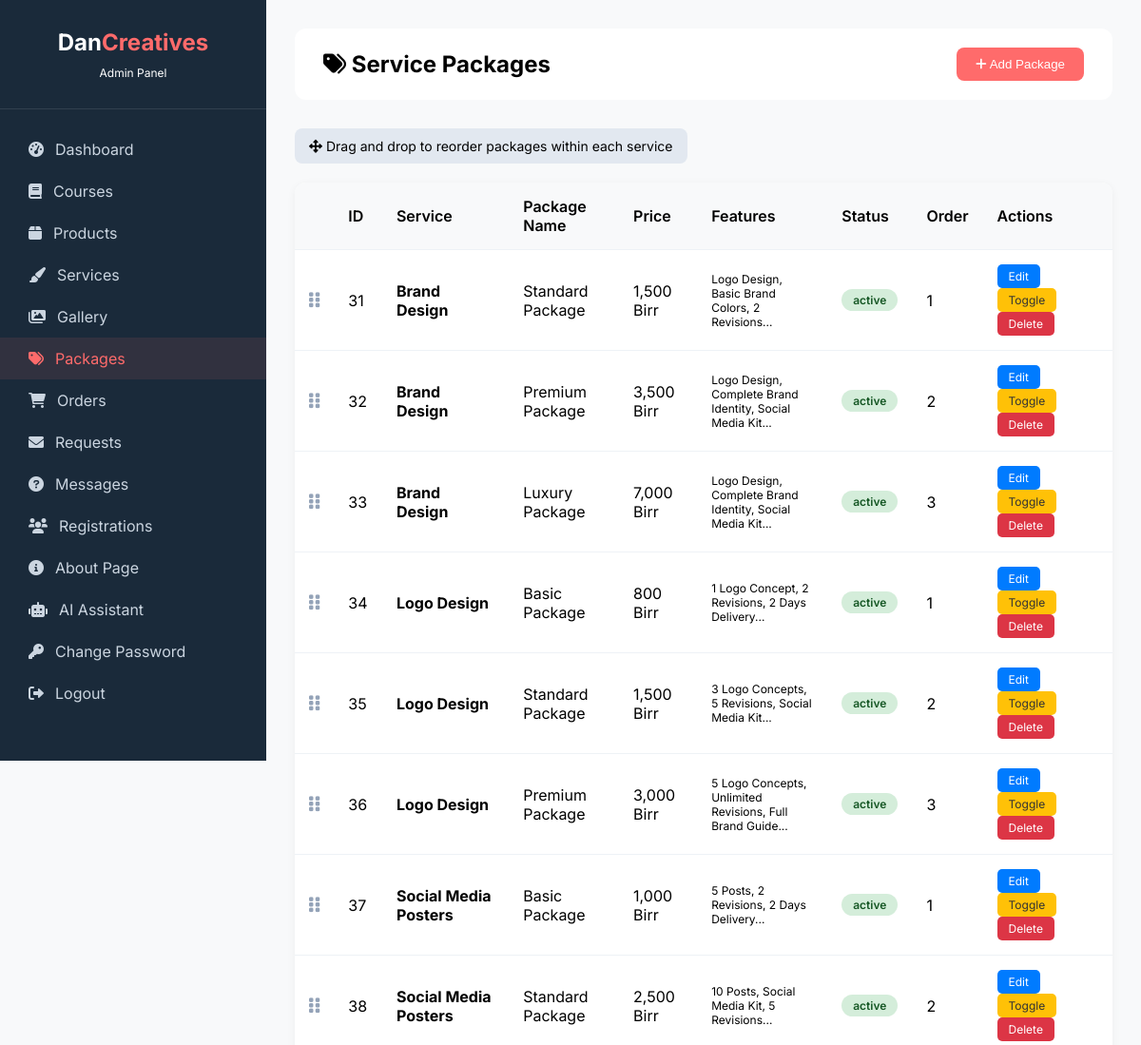
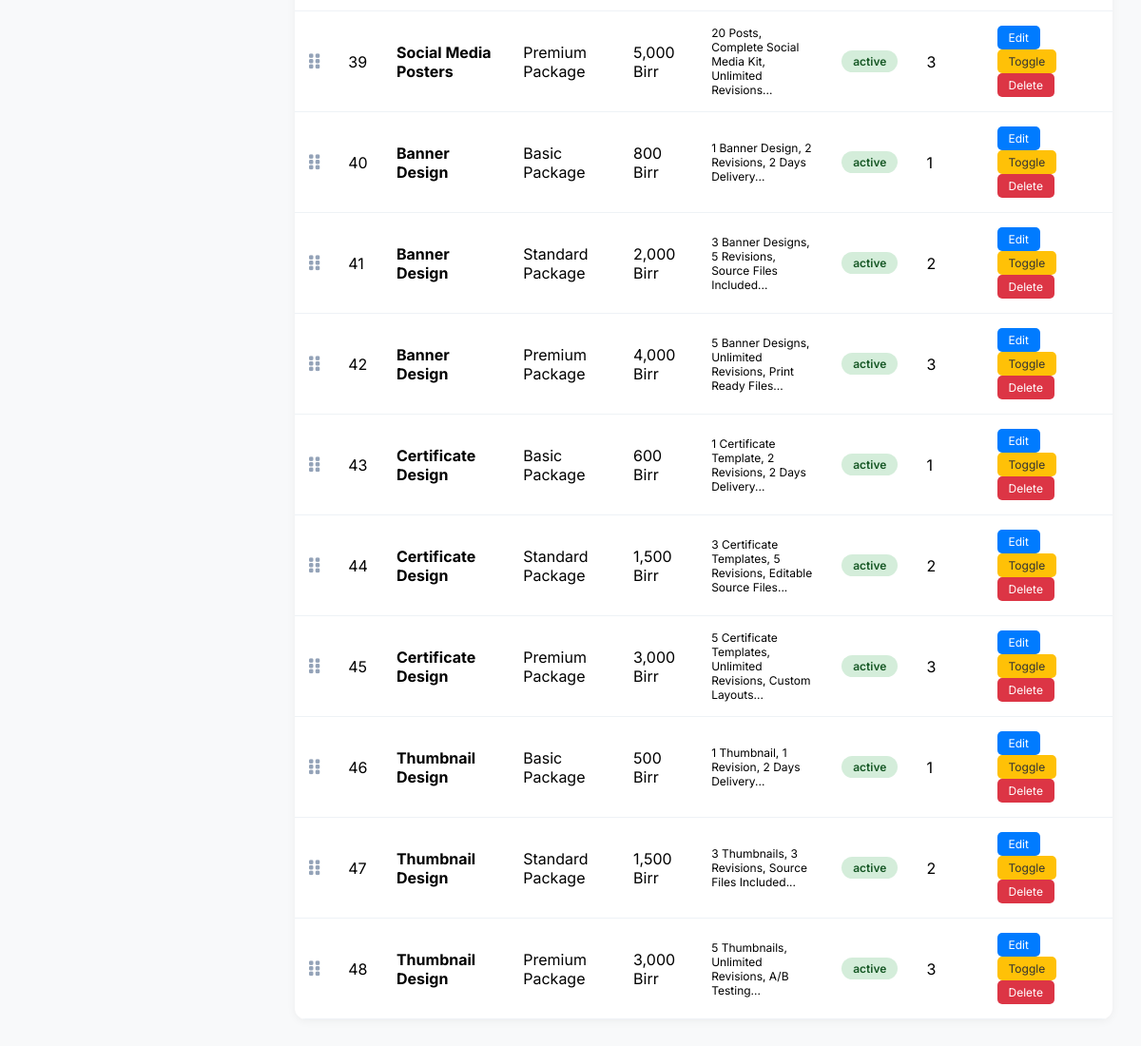
Page /admin/manage-packages.php (signed in) on the committed database (2 pictures, top to bottom).
### tables this page shows
CREATE TABLE `service_packages` (
  `id` int(11) NOT NULL AUTO_INCREMENT,
  `service_id` int(11) NOT NULL,
  `service_name` varchar(200) DEFAULT NULL,
  `package_name` varchar(100) NOT NULL,
  `package_price` varchar(50) NOT NULL,
  `features` text DEFAULT NULL,
  `display_order` int(11) DEFAULT 0,
  `status` enum('active','inactive') DEFAULT 'active',
  `created_at` timestamp NOT NULL DEFAULT current_timestamp(),
  PRIMARY KEY (`id`),
  KEY `service_id` (`service_id`),
  CONSTRAINT `service_packages_ibfk_1` FOREIGN KEY (`service_id`) REFERENCES `services` (`id`) ON DELETE CASCADE
);

CREATE TABLE `services` (
  `id` int(11) NOT NULL AUTO_INCREMENT,
  `title` varchar(200) NOT NULL,
  `description` text DEFAULT NULL,
  `icon_class` varchar(100) DEFAULT NULL,
  `features` text DEFAULT NULL,
  `price` varchar(100) DEFAULT NULL,
  `status` enum('active','inactive') DEFAULT 'active',
  `display_order` int(11) DEFAULT 0,
  `created_at` timestamp NOT NULL DEFAULT current_timestamp(),
  PRIMARY KEY (`id`)
);

### admin/manage-packages.php (the view, shortened to what this page needs)
<?php
require_once '../config.php';
$packages = $conn->query("SELECT p.*, s.title as service_title
                          FROM service_packages p
                          LEFT JOIN services s ON p.service_id = s.id
                          ORDER BY p.service_id, p.display_order ASC");
?>
<!DOCTYPE html>
<html lang="en">
<head>
    <link rel="stylesheet" href="https://cdnjs.cloudflare.com/ajax/libs/font-awesome/6.0.0-beta3/css/all.min.css">
</head>
<body>
    <div class="admin-container">
        <div class="sidebar">
            <div class="sidebar-header"><h3>Dan<span>Creatives</span></h3><p style="font-size:12px;margin-top:10px;">Admin Panel</p></div>
            <div class="sidebar-menu">
                <a href="dashboard.php"><i class="fas fa-tachometer-alt"></i> Dashboard</a>
                <a href="manage-courses.php"><i class="fas fa-book"></i> Courses</a>
                <a href="manage-products.php"><i class="fas fa-box"></i> Products</a>
                <a href="manage-services.php"><i class="fas fa-paint-brush"></i> Services</a>
                <a href="manage-gallery.php"><i class="fas fa-images"></i> Gallery</a>
                <a href="manage-packages.php" class="active"><i class="fas fa-tags"></i> Packages</a>
                <a href="view-orders.php"><i class="fas fa-shopping-cart"></i> Orders</a>
                <a href="view-requests.php"><i class="fas fa-envelope"></i> Requests</a>
                <a href="manage-questions.php"><i class="fas fa-question-circle"></i> Messages</a>
                <a href="view-registrations.php"><i class="fas fa-users"></i> Registrations</a>
                <a href="manage-about.php"><i class="fas fa-info-circle"></i> About Page</a>
                <a href="ai-settings.php"><i class="fas fa-robot"></i> AI Assistant</a>
                <a href="change-password.php"><i class="fas fa-key"></i> Change Password</a>
                <a href="logout.php"><i class="fas fa-sign-out-alt"></i> Logout</a>
            </div>
        </div>
        <div class="main-content">
            <div class="top-bar">
                <h2><i class="fas fa-tags"></i> Service Packages</h2>
                <button class="btn-add" onclick="openAddModal()"><i class="fas fa-plus"></i> Add Package</button>
            </div>
            <div class="reorder-info">
                <i class="fas fa-arrows-alt"></i> Drag and drop to reorder packages within each service
            </div>
            <div class="packages-table">
                <table id="packages-table">
                    <thead>
                        <tr>
                            <th style="width:40px;"></th>
                            <th style="width:50px;">ID</th>
                            <th>Service</th>
                            <th>Package Name</th>
                            <th>Price</th>
                            <th>Features</th>
                            <th>Status</th>
                            <th style="width:60px;">Order</th>
                            <th>Actions</th>
                        </tr>
                    </thead>
                    <tbody id="packages-tbody">
                        <?php
                        $current_service = '';
                        $order_counter = 1;
                        while($pkg = $packages->fetch_assoc()):
                            if($current_service != $pkg['service_id']) {
                                $order_counter = 1;
                                $current_service = $pkg['service_id'];
                            }
                            $features_list = explode('|', $pkg['features']);
                            $features_short = implode(', ', array_slice($features_list, 0, 3));
                            if(count($features_list) > 3) $features_short .= '...';
                        ?>
                        <tr data-id="<?php echo $pkg['id']; ?>" data-service-id="<?php echo $pkg['service_id']; ?>">
                            <td class="drag-handle"><i class="fas fa-grip-vertical"></i></td>
                            <td><?php echo $pkg['id']; ?></td>
                            <td><strong><?php echo htmlspecialchars($pkg['service_title']); ?></strong></td>
                            <td><?php echo htmlspecialchars($pkg['package_name']); ?></td>
                            <td><?php echo htmlspecialchars($pkg['package_price']); ?></td>
                            <td class="feature-list"><?php echo htmlspecialchars($features_short); ?></td>
                            <td><span class="status-badge <?php echo $pkg['status'] == 'active' ? 'status-active' : 'status-inactive'; ?>"><?php echo $pkg['status']; ?></span></td>
                            <td class="order-display"><?php echo $order_counter++; ?></td>
                            <td class="action-buttons">
                                <a href="#" class="btn-edit" onclick="openEditModal(<?php echo $pkg['id']; ?>)">Edit</a>
                                <a href="?toggle=<?php echo $pkg['id']; ?>" class="btn-toggle">Toggle</a>
                                <a href="?delete=<?php echo $pkg['id']; ?>" class="btn-delete" onclick="return confirm('Delete this package?')">Delete</a>
                            </td>
                        </tr>
                        <?php endwhile; ?>
                    </tbody>
                </table>
            </div>
        </div>
    </div>
</body>
</html>

### admin/manage-packages.php (style rules this page uses)
* { margin: 0; padding: 0; box-sizing: border-box; }
body { font-family: 'Inter', sans-serif; background: #f8f9fa; }
.admin-container { display: flex; min-height: 100vh; }
.sidebar { width: 280px; background: #1a2a3a; color: white; position: fixed; height: 100vh; overflow-y: auto; }
.sidebar-header { padding: 30px; text-align: center; border-bottom: 1px solid rgba(255,255,255,0.1); }
.sidebar-header h3 { font-size: 24px; }
.sidebar-header span { color: #ff6b6b; }
.sidebar-menu { padding: 20px 0; }
.sidebar-menu a { display: flex; align-items: center; gap: 12px; padding: 12px 30px; color: #cbd5e0; text-decoration: none; transition: 0.3s; }
.sidebar-menu a:hover, .sidebar-menu a.active { background: rgba(255,107,107,0.1); color: #ff6b6b; }
.main-content { margin-left: 280px; flex: 1; padding: 30px; }
.top-bar { background: white; padding: 20px 30px; border-radius: 12px; margin-bottom: 30px; display: flex; justify-content: space-between; align-items: center; flex-wrap: wrap; gap: 15px; }
.btn-add { background: #ff6b6b; color: white; padding: 10px 20px; border: none; border-radius: 8px; cursor: pointer; }
.packages-table { background: white; border-radius: 12px; overflow-x: auto; box-shadow: 0 2px 10px rgba(0,0,0,0.05); }
table { width: 100%; border-collapse: collapse; }
th, td { padding: 15px; text-align: left; border-bottom: 1px solid #eef2f6; }
th { background: #f8f9fa; font-weight: 600; }
.status-badge { padding: 4px 12px; border-radius: 20px; font-size: 12px; font-weight: 600; display: inline-block; }
.status-active { background: #d4edda; color: #155724; }
.action-buttons a { margin-right: 10px; text-decoration: none; padding: 5px 12px; border-radius: 5px; font-size: 12px; display: inline-block; }
.btn-edit { background: #007bff; color: white; }
.btn-toggle { background: #ffc107; color: #333; }
.btn-delete { background: #dc3545; color: white; }
.drag-handle { cursor: grab; color: #94a3b8; font-size: 18px; width: 40px; text-align: center; }
.reorder-info { background: #e2e8f0; padding: 10px 15px; border-radius: 8px; margin-bottom: 20px; font-size: 14px; display: inline-block; }
.feature-list { font-size: 12px; max-width: 250px; }

### rows in the picture
service_packages: id "31", service.title "Brand Design", package_name "Standard Package", package_price "1,500 Birr", features "Logo Design, Basic Brand Colors, 2 Revisions...", status "active"
service_packages: id "32", service.title "Brand Design", package_name "Premium Package", package_price "3,500 Birr", features "Logo Design, Complete Brand Identity, Social Media Kit...", status "active"
service_packages: id "33", service.title "Brand Design", package_name "Luxury Package", package_price "7,000 Birr", features "Logo Design, Complete Brand Identity, Social Media Kit...", status "active"
service_packages: id "34", service.title "Logo Design", package_name "Basic Package", package_price "800 Birr", features "1 Logo Concept, 2 Revisions, 2 Days Delivery...", status "active"
service_packages: id "35", service.title "Logo Design", package_name "Standard Package", package_price "1,500 Birr", features "3 Logo Concepts, 5 Revisions, Social Media Kit...", status "active"
service_packages: id "36", service.title "Logo Design", package_name "Premium Package", package_price "3,000 Birr", features "5 Logo Concepts, Unlimited Revisions, Full Brand Guide...", status "active"
service_packages: id "37", service.title "Social Media Posters", package_name "Basic Package", package_price "1,000 Birr", features "5 Posts, 2 Revisions, 2 Days Delivery...", status "active"
service_packages: id "38", service.title "Social Media Posters", package_name "Standard Package", package_price "2,500 Birr", features "10 Posts, Social Media Kit, 5 Revisions...", status "active"
service_packages: id "39", service.title "Social Media Posters", package_name "Premium Package", package_price "5,000 Birr", features "20 Posts, Complete Social Media Kit, Unlimited Revisions...", status "active"
service_packages: id "40", service.title "Banner Design", package_name "Basic Package", package_price "800 Birr", features "1 Banner Design, 2 Revisions, 2 Days Delivery...", status "active"
service_packages: id "41", service.title "Banner Design", package_name "Standard Package", package_price "2,000 Birr", features "3 Banner Designs, 5 Revisions, Source Files Included...", status "active"
service_packages: id "42", service.title "Banner Design", package_name "Premium Package", package_price "4,000 Birr", features "5 Banner Designs, Unlimited Revisions, Print Ready Files...", status "active"
service_packages: id "43", service.title "Certificate Design", package_name "Basic Package", package_price "600 Birr", features "1 Certificate Template, 2 Revisions, 2 Days Delivery...", status "active"
service_packages: id "44", service.title "Certificate Design", package_name "Standard Package", package_price "1,500 Birr", features "3 Certificate Templates, 5 Revisions, Editable Source Files...", status "active"
service_packages: id "45", service.title "Certificate Design", package_name "Premium Package", package_price "3,000 Birr", features "5 Certificate Templates, Unlimited Revisions, Custom Layouts...", status "active"
service_packages: id "46", service.title "Thumbnail Design", package_name "Basic Package", package_price "500 Birr", features "1 Thumbnail, 1 Revision, 2 Days Delivery...", status "active"
service_packages: id "47", service.title "Thumbnail Design", package_name "Standard Package", package_price "1,500 Birr", features "3 Thumbnails, 3 Revisions, Source Files Included...", status "active"
service_packages: id "48", service.title "Thumbnail Design", package_name "Premium Package", package_price "3,000 Birr", features "5 Thumbnails, Unlimited Revisions, A/B Testing...", status "active"
